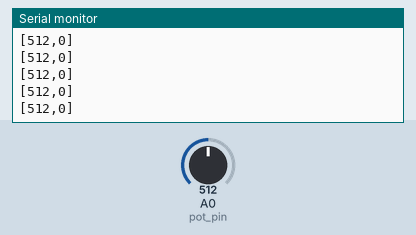
Recording of a sketch running on a simulated Arduino Uno, built with avr-gcc and run on an emulated ATmega328P. Shown: the last lines printed to the serial monitor. Inputs (shaded band) come from the test bench; at power-on: A0 (pot_pin) = 512.

Above: at 1.2 s.
1.3 s: A0 (pot_pin) set to 716
At 1.31 s:
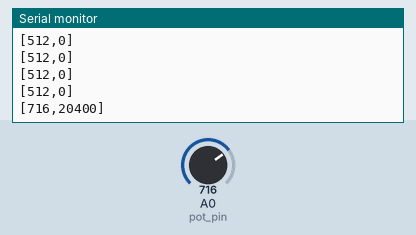
2.8 s: A0 (pot_pin) set to 900
At 2.81 s:
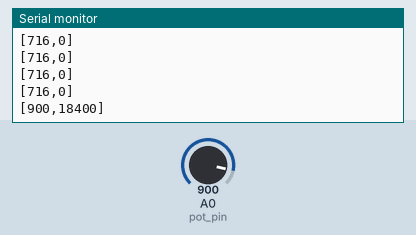
Timing chart, 0 to 5.8 s (numbered marks = the images above; inputs shaded):
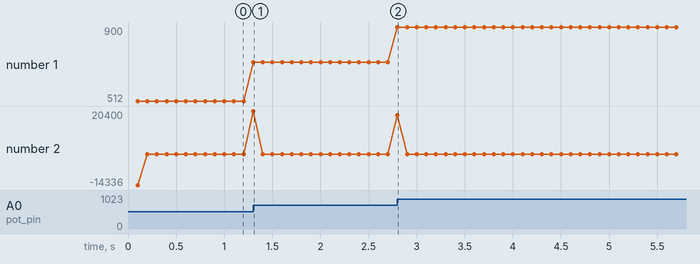

Measured:
- after the input at 1.3 s, the serial monitor: prints a new line at once (image 1)
- after the input at 2.8 s, the serial monitor: prints a new line at once (image 2)
- plotted number 1: 512 → 716 after the input at 1.3 s, 716 → 900 after the input at 2.8 s

The sketch:

potential_23421.ino
```cpp
#include <millisDelay.h>

millisDelay sensorDelay;

int pot_pin = A0;
int curSignal = 0;
int preSignal = 0;
int sensorSpeed = 0;
void setup() {
  // put your setup code here, to run once:
  Serial.begin(9600);
  sensorDelay.start(100);
};

void loop() {
  // put your main code here, to run repeatedly:
  if(sensorDelay.justFinished()){
    sensorDelay.repeat();
    curSignal = analogRead(pot_pin);
    sensorSpeed = floor(abs(curSignal - preSignal)*100);
    preSignal = curSignal;
    Serial.println(String("[" + String(curSignal)+","+String(sensorSpeed)+"]"));
  };
};
```
